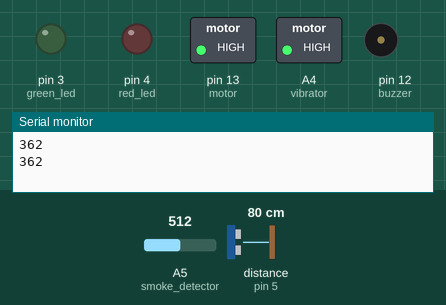
This sketch was run on a simulated Arduino Uno, built with avr-gcc and run on an emulated ATmega328P. On the bench: switched loads named in the sketch (green lamp = pin HIGH), output pins drawn as LEDs (lit = HIGH), buzzer (waves = sounding, pin HIGH), the last lines printed to the serial monitor. Wiring (inferred from the names in the program): ultrasonic range finder: trigger pin 2; echo pin 5. The test bench sets the inputs (shaded band); at power-on: A5 (smoke_detector) = 512, distance to the obstacle (sensor on pin 5) 80 cm. The echo pulse lasts 58.3 µs per cm; pins used as bus, display or sensor lines are not drawn.

Above: at 1.8 s.
1.9 s: A5 (smoke_detector) set to 189
6.0 s: A5 (smoke_detector) set to 170
At 6.4 s:
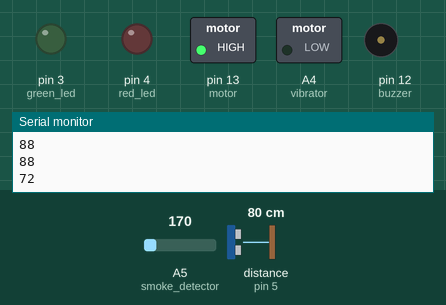
9.6 s: distance to the obstacle (sensor on pin 5) set to 44 cm
13.1 s: distance to the obstacle (sensor on pin 5) set to 37 cm
16.7 s: A5 (smoke_detector) set to 306
At 18.5 s:
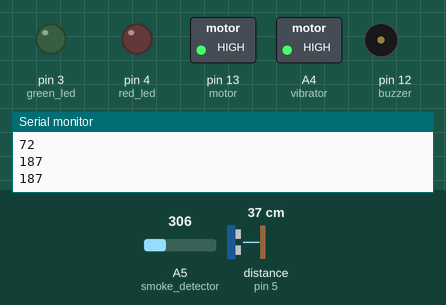
20.8 s: distance to the obstacle (sensor on pin 5) set to 27 cm
24.3 s: distance to the obstacle (sensor on pin 5) set to 24 cm
Timing chart, 0 to 27.3 s (numbered marks = the images above; inputs shaded):
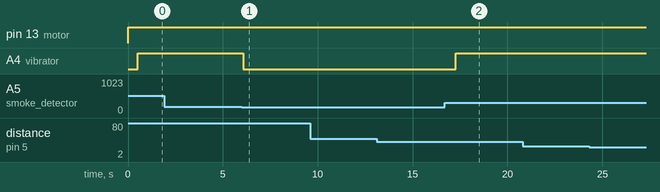

Measured:
- the behaviour switches between 181 and 180 on A5 (smoke_detector) (found by bisection; images 0 and 1)
- after the input at 6.0 s, A4 (vibrator): HIGH → LOW after 0.08 s
- after the input at 16.7 s, A4 (vibrator): LOW → HIGH after 0.57 s

The sketch:

iot_project.ino
```cpp
#include <LiquidCrystal.h>
const int rs = 11, en = 10, d4 = 9, d5 = 8, d6 = 7, d7 = 6;
const int echoPin = 5, trigPin = 2;
const int green_led = 3, red_led = 4, buzzer = 12, motor = 13;
#define vibrator A4
#define smoke_detector A5

const int DELAY = 500;

LiquidCrystal lcd(rs, en, d4, d5, d6, d7);

const int breakpoint0  = 4;
const int breakpoint1  = 15;
const int breakpoint2  = 25;
const int breakpoint3  = 40;
const int breakpoint4  = 330;
const int smoke_threshold = 80;

//function to calculate distance in centimeters
double microsecondsToCentimeters(double microseconds) {
    return microseconds/29/2;
}

void setup() {
    pinMode(A0, INPUT);
    pinMode(smoke_detector, INPUT);
    pinMode(vibrator, OUTPUT);
    pinMode(trigPin, OUTPUT);     //distance sensor
    pinMode(echoPin, INPUT);      //distance sensor
    pinMode(green_led, OUTPUT);           //green led
    pinMode(red_led, OUTPUT);           //red led
    pinMode(buzzer, OUTPUT);          //vibrator and buzzer
    pinMode(motor, OUTPUT);          //dc motor
    pinMode(vibrator, OUTPUT);          //dc motor
    Serial.begin(9600);
}

//function to apply situational changes in the state of output devices
void execute(bool SAFE_LED, bool WARNING_LED, bool BUZZER, bool BRAKE_SIGNAL) {
    digitalWrite(green_led, SAFE_LED);     //to change state of green LED
    digitalWrite(red_led, WARNING_LED);    //to change state of green LED
    digitalWrite(buzzer, BUZZER);          //to change state of buzzer
    digitalWrite(motor, BRAKE_SIGNAL ^ 1); //to change state of dc motor
}

//function to obtain distance from ultrasonic distance sensor
double getDistance() {
    digitalWrite(trigPin, LOW);
    delayMicroseconds(2);
    digitalWrite(trigPin, HIGH);
    delayMicroseconds(10);
    digitalWrite(trigPin, LOW);
    double duration = pulseIn(echoPin, HIGH);
    return microsecondsToCentimeters(duration); //calling function to return distance in centimetres
}

void loop() {
        lcd.clear();
        execute(LOW, LOW, LOW, LOW);
        //if the vehicle has started
        int smoke_level = analogRead(smoke_detector);
        smoke_level = map(smoke_level, 85, 385, 0, 255);
        Serial.println(smoke_level);
        if (smoke_level > smoke_threshold) {  //smoke concentration gets high
            lcd.clear();
            lcd.print("Too much smoke!");  //displays the message when the smoke concentration is high
            delay(DELAY);
            analogWrite(vibrator, 255); //vibrations when the smoke concentration is high (in case of fire or short circuit)
        }
        else {
           analogWrite(vibrator, 0);
        }


        double neighbour_distance = getDistance();
        //Serial.println(neighbour_distance);
        if(neighbour_distance > breakpoint4) {
            execute(LOW, LOW, LOW, LOW);
            lcd.clear();
        }
        else if (neighbour_distance > breakpoint0 && neighbour_distance < breakpoint1) {
            lcd.clear();
            lcd.print("Min_Dis ");         //Warning light should be on
            lcd.print(neighbour_distance); //buzzer and steeringwheel vibrator should alert
            delay(DELAY);                  //driver automatic brakes should be turned on
            execute(LOW, HIGH, HIGH, HIGH);//Turn off Safe distance indicating Led
        }
        else if(neighbour_distance >= breakpoint1 && neighbour_distance < breakpoint2) {
            lcd.clear();
            lcd.print("Min_Dis ");         //Warning light should be on
            lcd.print(neighbour_distance); //buzzer and steeringwheel vibrator should alert
            delay(DELAY);                  //driver automatic brakes should be turned off
            execute(LOW, HIGH, HIGH, LOW); //Turn off Safe distance indicating Led
        }
        else if(neighbour_distance >= breakpoint2 && neighbour_distance < breakpoint3) {
            lcd.clear();
            lcd.print("Min_Dis ");         //Warning light should be on
            lcd.print(neighbour_distance); //Turn off buzzer and steeringwheel vibrator
            delay(DELAY);                  //dont send automatic brake signal
            execute(LOW, HIGH, LOW, LOW);  //Turn off Safe distance indicating Led
        }
        else if(neighbour_distance >= breakpoint3 && neighbour_distance < breakpoint4) {
            lcd.clear();
            lcd.print("Min_Dis ");         //Warning light should be off
            lcd.print(neighbour_distance); //Turn off buzzer and steeringwheel vibrator
            delay(DELAY);                  //dont send automatic brake signal
            execute(HIGH, LOW, LOW, LOW);  //Turn on Safe distance indicating Led
        }
        else if(neighbour_distance <= breakpoint0) {
            lcd.clear();
            lcd.print("Accident Alert!"); //displays the message when the vehicles collides
            delay(DELAY);
            execute(LOW, HIGH, LOW, HIGH);
        }
    }
```
